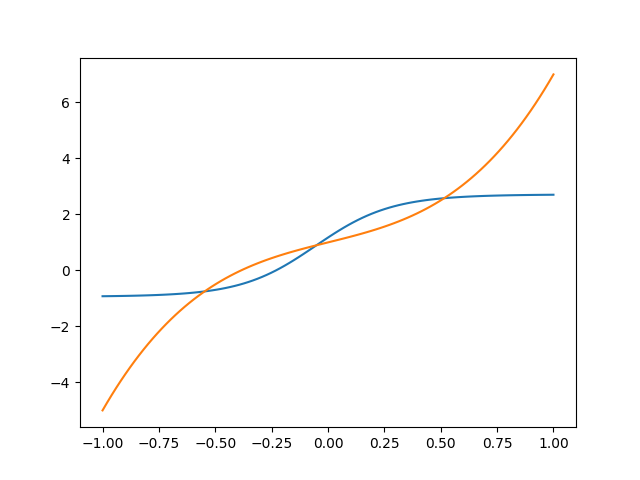

Write the Python code that produced this figure.
from AjusteFuncion import *

f=lambda x:1+2*x+4*x**3

model=AjusteFuncion(f)

model.add(Dense(10, activation='tanh',input_shape=(1,)))
model.add(Dense(1, activation='tanh'))
model.add(Dense(1, activation='linear'))

model.summary()

model.compile(optimizer=RMSprop(),metrics=['loss'])

x=tf.linspace(-1,1,100)
history=model.fit(x,epochs=500,verbose=1)

import matplotlib.pyplot as plt
a=model.predict(x)
plt.plot(x,a)
y=f(x)
plt.plot(x,y)
plt.show()
